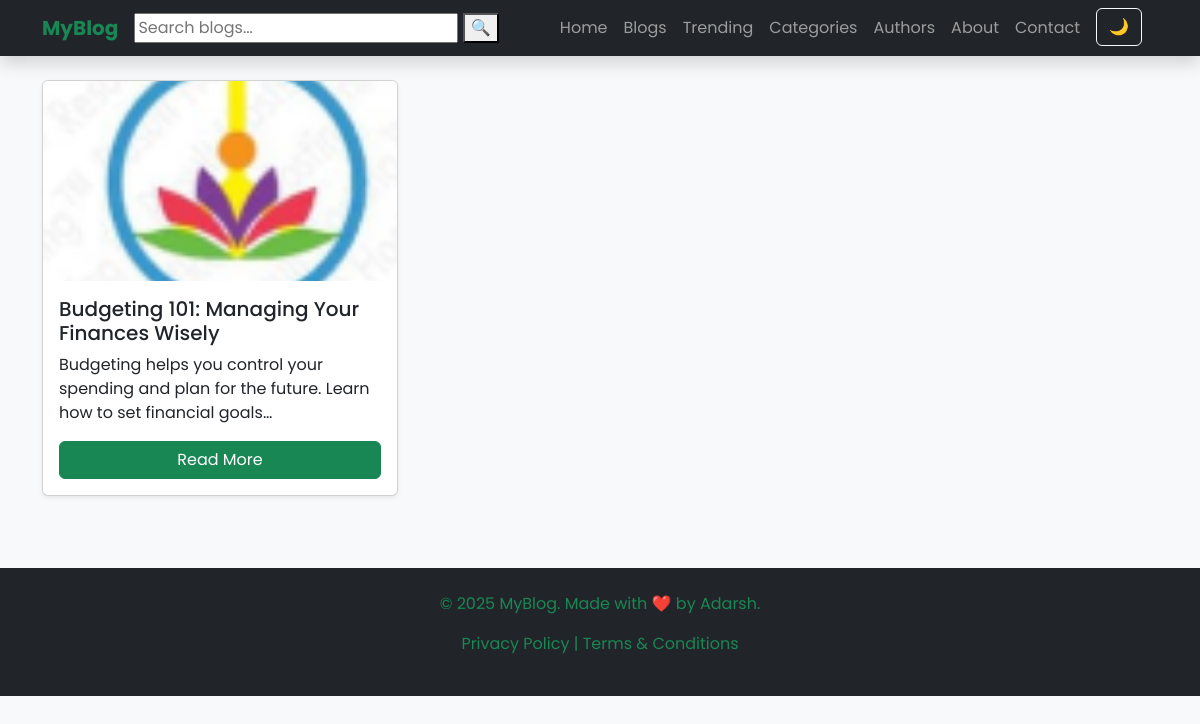
Page /category-blog/Finance/ on the committed database.
### webapp/models.py (models this page shows)
class Blog(models.Model):
    STATUS_CHOICE = (
        ('draft','Draft'),
        ('published','Published')
    )
    title = models.CharField(max_length=100,unique=True)
    slug = models.SlugField(unique=TRUE,blank=True)
    category = models.ForeignKey(Category,on_delete=models.CASCADE)
    author = models.ForeignKey(User,on_delete=models.CASCADE)
    blog_image = models.ImageField(upload_to='uploads/%y/%m/%d')
    short_description = models.TextField(max_length=1000)
    blog_body = models.TextField(max_length=3000)
    views = models.IntegerField(null=True)
    comment = models.IntegerField(null=True)
    status = models.CharField(max_length=100,choices= STATUS_CHOICE, default='draft')
    is_feacherd = models.BooleanField(default=False)
    created_at = models.DateTimeField(auto_now_add=True)
    updated_at = models.DateTimeField(auto_now=True)

### webapp/views.py (the view)
# urls.py: path('category-blog/<str:cn>/',category_blog,name='category-blog'),
def category_blog(request,cn):
    blog_obj = Blog.objects.filter(category__category_name=cn)
    context = {
        'blog' : blog_obj,
    }
    return render(request,'category-blog.html',context)

### templates/category-blog.html (shortened to what this page needs)
{% extends 'base.html' %}
{% block content %}
<section class="container py-4">
  <div class="row">
    <div class="col-lg-12">
      <div class="row g-4" id="subcategoryBlogGrid">
        {% for i in blog %}
        <div class="col-md-4">
          <div class="card h-100 shadow-sm">
            <img src="{{i.blog_image.url}}" class="card-img-top" alt="Blog 1">
            <div class="card-body">
              <h5 class="card-title">{{i.title}}</h5>
              <p class="card-text">{{i.short_description|truncatechars:100}}</p>
              <a href="{% url 'blog-detail' i.pk %}" class="btn btn-success">Read More</a>
            </div>
          </div>
        </div>
        {% endfor %}
      </div>
    </div>
  </div>
</section>
{% endblock %}

### static/css/style.css (style rules this page uses)
body { font-family: 'Poppins', sans-serif; margin:0; background: #f8f9fa; color:#212529; scroll-behavior:smooth; }
a { text-decoration: none; }
.card-img-top { height: 200px; object-fit: cover; }
.card { min-height: 350px; transition: transform 0.3s; }
.card-body { display: flex; flex-direction: column; justify-content: space-between; }

### rows in the picture
Blog: blog_image (picture), title "Budgeting 101: Managing Your Finances Wisely", short_description "Budgeting helps you control your spending and plan for the future. Learn how to set financial goals…"
